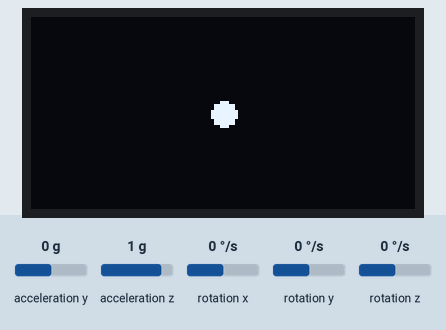
Recording of a sketch running on a simulated Arduino Uno, built with avr-gcc and run on an emulated ATmega328P. Parts: 128×64 one-colour display. The inputs (shaded band) are chosen by the test bench; at power-on: acceleration y 0 g, acceleration z 1 g, rotation x 0 °/s, rotation y 0 °/s, rotation z 0 °/s.

Above: at 3.2 s.
3.3 s: acceleration y set to -1.4 g
At 3.8 s:
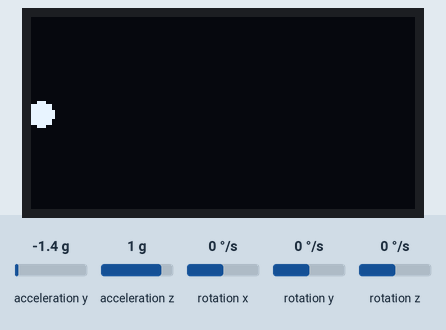
4.8 s: acceleration z set to -1.4 g
At 5.3 s:
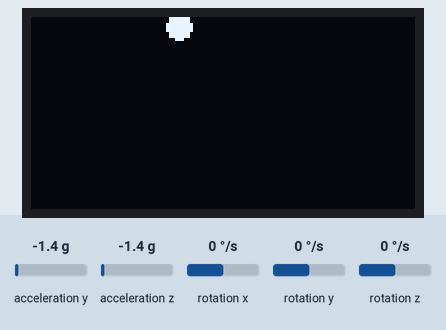
6.3 s: acceleration y set to -0.8 g
At 6.65 s:
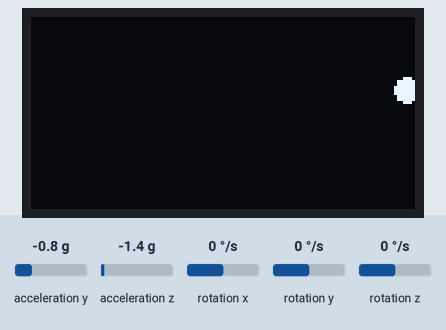
7.9 s: acceleration z set to -0.8 g
At 10.45 s:
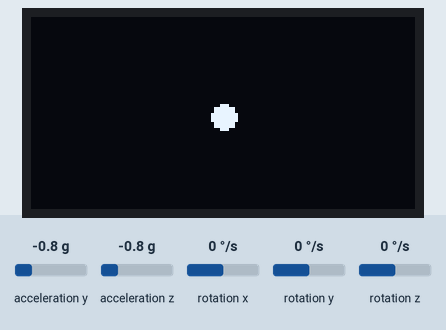
Timing chart, 0 to 11.9 s (numbered marks = the images above; inputs shaded):
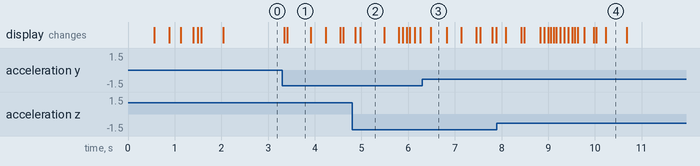

The sketch:

proyecto1.ino
```cpp
#include <Arduino.h>
#include <LSM6DS3.h>
#include <U8g2lib.h>
#include <Wire.h>
#include "cupra_logo_bitmaps.h"

// Aquí le decimos al cerebro qué hardware tenemos conectado:
// Un sensor de movimiento (IMU) y una pantalla OLED de 128x64 píxeles.
LSM6DS3 myIMU(I2C_MODE, 0x6A);
U8G2_SSD1306_128X64_NONAME_F_HW_I2C u8g2(U8G2_R0, U8X8_PIN_NONE);

// CONFIGURACIÓN DE LA PANTALLA
const float CENTRO_X = 64.0f; // El centro horizontal de la pantalla
const float CENTRO_Y = 32.0f; // El centro vertical de la pantalla
const int   ANCHO    = 128;       // La pantalla tiene 128 píxeles de ancho
const int   ALTO     = 64;        // Y 64 píxeles de alto
const int   RADIO_PUNTO = 4;      // El tamaño del puntito que se va a mover (4 píxeles)
const int   MARGEN      = 3;      // Para que el puntito no se salga del todo por los bordes
const unsigned long SPLASH_MS = 1000; // Cuánto dura la animación del logo al encender (1 segundo)

// --- POSICIÓN Y VELOCIDAD DEL PUNTITO ---
float px = CENTRO_X; // El puntito empieza en el centro de la pantalla (Eje X)
float py = CENTRO_Y; // El puntito empieza en el centro de la pantalla (Eje Y)
float vx = 0.0f;     // Al principio el puntito está quieto, no se mueve a los lados...
float vy = 0.0f;     // ...ni tampoco se mueve hacia arriba o abajo.

// FILTRO DE TRASLACION LINEAL
// Se usa acelerometro filtrado, no inclinacion. El giroscopio solo bloquea giros.
float prevRawH = 0.0f;
float prevRawV = 0.0f;
float hpH = 0.0f;
float hpV = 0.0f;

// --- AJUSTES DE "SENSACIÓN" (Para que se mueva bien y no a lo loco) ---
const unsigned long INTERVALO_MS = 10;    // El código revisa el sensor cada 10 milisegundos
const int   CALIB_MUESTRAS = 200;         // Al encender, toma 200 medidas para saber qué es "estar quieto"
const float HP_ALPHA       = 0.80f;       // Filtro: ayuda a olvidar los golpes viejos rápido
const float ZONA_MUERTA    = 0.04f;       // Si tiemblas un poquito, el puntito ignora ese temblor
const float GANANCIA_H     = 23500.0f;    // Fuerza del movimiento horizontal
const float GANANCIA_V     = 14000.0f;    // Fuerza del movimiento vertical (más baja porque la pantalla es más bajita)
const float FRICCION       = 0.78f;       // Como si la pantalla tuviera "goma". Frena el punto para que no patine infinitamente
const float VEL_MINIMA     = 0.10f;       // Si va super lento, lo paramos del todo
const float FRENO_CAMBIO   = 0.5f;        // Si el punto va a la izquierda y tú empujas a la derecha, frena a la mitad
const float RESPUESTA_INICIAL = 0.1f;     // Qué tan rápido reacciona al primer empujón
const float VEL_OBJ_H      = 1050.0f;     // Velocidad máxima que queremos que alcance de lado
const float VEL_OBJ_V      = 700.0f;      // Velocidad máxima que queremos que alcance hacia arriba/abajo
const float SIGNO_H        = 1.0f;        // Dirección: Ajusta si mueves a la izquierda y el punto va a donde debe
const float SIGNO_V        = 1.0f;        // Dirección: Ajusta el sentido vertical

// Si se giras la carcasa, el punto se congela.
const float ROT_UMBRAL_DPS = 35.0f; // Límite de giro: si giras más rápido que esto, el punto se bloquea
const unsigned long GIRO_COOLDOWN_MS = 90; // Cuánto tiempo (en milisegundos) se queda congelado tras girar

// RETORNO AL CENTRO
const unsigned long TIEMPO_IDLE_MS = 120; // Si dejas de moverte 120ms, vuelve al centro
const float FUERZA_RETORNO = 16.0f; // Con qué fuerza el muelle invisible tira del punto hacia el centro
const float FRENO_RETORNO  = 0.95f; // Freno para que cuando llegue al centro no se quede rebotando eternamente

// CRONOMETRO INTERNO (en milisegundos)
unsigned long lastUpdate = 0;
unsigned long lastMovimiento = 0;
unsigned long lastGiro = 0;

// FUNCIÓN: Dibuja el logo de Cupra centrado en la pantalla
void dibujarLogoCupra(const uint8_t *bitmap, uint8_t ancho, uint8_t alto) {
  uint8_t x = (ANCHO - ancho) / 2;
  uint8_t y = (ALTO - alto) / 2;
  u8g2.drawXBMP(x, y, ancho, alto, bitmap);
}
// FUNCIÓN: Hace una animación donde el logo de Cupra aparece pequeño y va creciendo/desvaneciéndose
void animarLogoCupra() {
  delay(500);
  unsigned long inicio = millis();

  while (millis() - inicio < SPLASH_MS) {
    unsigned long elapsed = millis() - inicio;
    const uint8_t *bitmap = CUPRA_LOGO_FULL;
    uint8_t ancho = CUPRA_LOGO_FULL_W;
    uint8_t alto = CUPRA_LOGO_FULL_H;

// Dependiendo del milisegundo en el que estemos, elige una imagen u otra (efecto animación)
    if (elapsed < 250) {
      bitmap = CUPRA_LOGO_SMALL;
      ancho = CUPRA_LOGO_SMALL_W;
      alto = CUPRA_LOGO_SMALL_H;
    } else if (elapsed < 520) {
      bitmap = CUPRA_LOGO_MID;
      ancho = CUPRA_LOGO_MID_W;
      alto = CUPRA_LOGO_MID_H;
    } else if (elapsed < 780) {
      bitmap = CUPRA_LOGO_FULL;
      ancho = CUPRA_LOGO_FULL_W;
      alto = CUPRA_LOGO_FULL_H;
    } else if (elapsed < 910) {
      bitmap = CUPRA_LOGO_FADE_1;
      ancho = CUPRA_LOGO_FADE_1_W;
      alto = CUPRA_LOGO_FADE_1_H;
    } else {
      bitmap = CUPRA_LOGO_FADE_2;
      ancho = CUPRA_LOGO_FADE_2_W;
      alto = CUPRA_LOGO_FADE_2_H;
    }

    u8g2.clearBuffer();     // Borra la pantalla anterior
    dibujarLogoCupra(bitmap, ancho, alto);  // Dibuja el logo que toca
    u8g2.sendBuffer(); // Muestra el dibujo en la pantalla real
    delay(50); // Espera 50 ms
    }

  u8g2.clearBuffer(); // Al terminar la animación, limpia la pantalla
  u8g2.sendBuffer();
}

// FUNCIÓN: Si el sensor de movimiento está roto o desconectado, avisa en pantalla
void dibujarErrorIMU() {
  u8g2.clearBuffer();
  u8g2.setFont(u8g2_font_6x10_tr);
  u8g2.drawStr(10, 35, "IMU ERROR");
  u8g2.sendBuffer();
}

// CONFIGURACIÓN INICIAL (Se ejecuta SOLO UNA VEZ al encender)
void setup() {
  Serial.begin(115200);
  u8g2.begin();
  animarLogoCupra();

// Intenta encender el sensor. Si falla (da un número distinto de 0), rompe el programa mostrando el error
  if (myIMU.begin() != 0) {
    dibujarErrorIMU();
    while (1);
  }

  // CALIBRACIÓN: Lee el sensor 200 veces muy rápido para saber cómo está la gravedad en a tiempo real
  float sumaH = 0.0f;
  float sumaV = 0.0f;
  for (int i = 0; i < CALIB_MUESTRAS; i++) {
    sumaH += myIMU.readFloatAccelY(); // Lee el eje Y del sensor
    sumaV += myIMU.readFloatAccelZ(); // Lee el eje Z del sensor
    delay(2);
  }

  // Saca la media. Este resultado será nuestro "punto cero" (la caja está quieta)
  prevRawH = sumaH / CALIB_MUESTRAS;
  prevRawV = sumaV / CALIB_MUESTRAS;

  unsigned long ahora = millis();
  lastUpdate = ahora;
  lastMovimiento = ahora;

  // Dibuja el puntito en el centro por primera vez
  u8g2.clearBuffer();
  u8g2.drawDisc((int)CENTRO_X, (int)CENTRO_Y, RADIO_PUNTO);
  u8g2.sendBuffer();
}

// BUCLE PRINCIPAL
void loop() {
  unsigned long ahora = millis();
  if (ahora - lastUpdate < INTERVALO_MS) return;

  float dt = (ahora - lastUpdate) * 0.001f;
  lastUpdate = ahora;

  // 1. LEER ACELERACION LINEAL EN LOS EJES USADOS POR LA PANTALLA
  float rawH = myIMU.readFloatAccelY();
  float rawV = myIMU.readFloatAccelZ();

  // 2. PASO ALTO: elimina gravedad, inclinacion mantenida y deriva lenta.
  hpH = HP_ALPHA * (hpH + rawH - prevRawH);
  hpV = HP_ALPHA * (hpV + rawV - prevRawV);
  prevRawH = rawH;
  prevRawV = rawV;

  // 3. DETECTAR ROTACION: se usa solo para bloquear, no para mover el punto.
  float gyroX = myIMU.readFloatGyroX();
  float gyroY = myIMU.readFloatGyroY();
  float gyroZ = myIMU.readFloatGyroZ();
  float rotDps = sqrtf(gyroX * gyroX + gyroY * gyroY + gyroZ * gyroZ); // Calcula la velocidad total de rotación en cualquier dirección
  float factorTraslacion = 1.0f;

  if (rotDps > ROT_UMBRAL_DPS) {
    lastGiro = ahora;
  }

  if (ahora - lastGiro < GIRO_COOLDOWN_MS) {
    // Limpia el resto del paso alto para que un giro brusco no deje cola.
    factorTraslacion = 0.0f;
    hpH *= 0.45f;
    hpV *= 0.45f;
  }

  // 4. MAPEO INVERSO: ajustado para la placa montada por debajo de la PCB.
  float moveH = SIGNO_H * hpH * factorTraslacion;
  float moveV = SIGNO_V * hpV * factorTraslacion;

  if (fabsf(moveH) < ZONA_MUERTA) moveH = 0.0f;
  if (fabsf(moveV) < ZONA_MUERTA) moveV = 0.0f;

  bool hayTraslacion = (moveH != 0.0f || moveV != 0.0f);
  if (hayTraslacion) {
    lastMovimiento = ahora;
  }

  // 5. FISICA DEL PUNTO
  if ((moveH > 0.0f && vx < 0.0f) || (moveH < 0.0f && vx > 0.0f)) {
    vx *= FRENO_CAMBIO;
  }
  if ((moveV > 0.0f && vy < 0.0f) || (moveV < 0.0f && vy > 0.0f)) {
    vy *= FRENO_CAMBIO;
  }

  if (moveH != 0.0f) {
    vx += (moveH * VEL_OBJ_H - vx) * RESPUESTA_INICIAL;
  }
  if (moveV != 0.0f) {
    vy += (moveV * VEL_OBJ_V - vy) * RESPUESTA_INICIAL;
  }

  vx += moveH * GANANCIA_H * dt;
  vy += moveV * GANANCIA_V * dt;

  if (!hayTraslacion && (ahora - lastMovimiento > TIEMPO_IDLE_MS)) {
    // Calcula la distancia al centro y añade una fuerza que tira del punto hacia allí
    vx += (CENTRO_X - px) * FUERZA_RETORNO * dt;
    vy += (CENTRO_Y - py) * FUERZA_RETORNO * dt;
    vx *= FRENO_RETORNO; // F freno especial para que no actúe como el retorno loco
    vy *= FRENO_RETORNO;
  }

  vx *= FRICCION;
  vy *= FRICCION;

  if (fabsf(vx) < VEL_MINIMA) vx = 0.0f;
  if (fabsf(vy) < VEL_MINIMA) vy = 0.0f;

  // ACTUALIZA LA POSICIÓN: Suma la velocidad calculada a la posición del píxel
  px += vx * dt;
  py += vy * dt;

  // 6. LIMITES DE PANTALLA
  if (px < MARGEN)          { px = MARGEN;          vx = 0.0f; }
  if (px > ANCHO - MARGEN)  { px = ANCHO - MARGEN;  vx = 0.0f; }
  if (py < MARGEN)          { py = MARGEN;          vy = 0.0f; }
  if (py > ALTO - MARGEN)   { py = ALTO - MARGEN;   vy = 0.0f; }

// 7. DIBUJAR EL RESULTADO
  u8g2.clearBuffer();                         // Borra el dibujo del fotograma anterior
  u8g2.drawDisc((int)px, (int)py, RADIO_PUNTO); // Dibuja el círculo en su nueva posición (px, py)
  u8g2.sendBuffer();                          // Envía el dibujo a los ojos del usuario
}
```

Source omitted: logo_bitmaps.h (data table, 12223 bytes)

Measured:
- after the input at 3.3 s, the display: first changes after 0.05 s (image 1 shows a later state)
- what the display in image 1 shows lasts 0.5 s, from 3.4 s to 3.9 s
